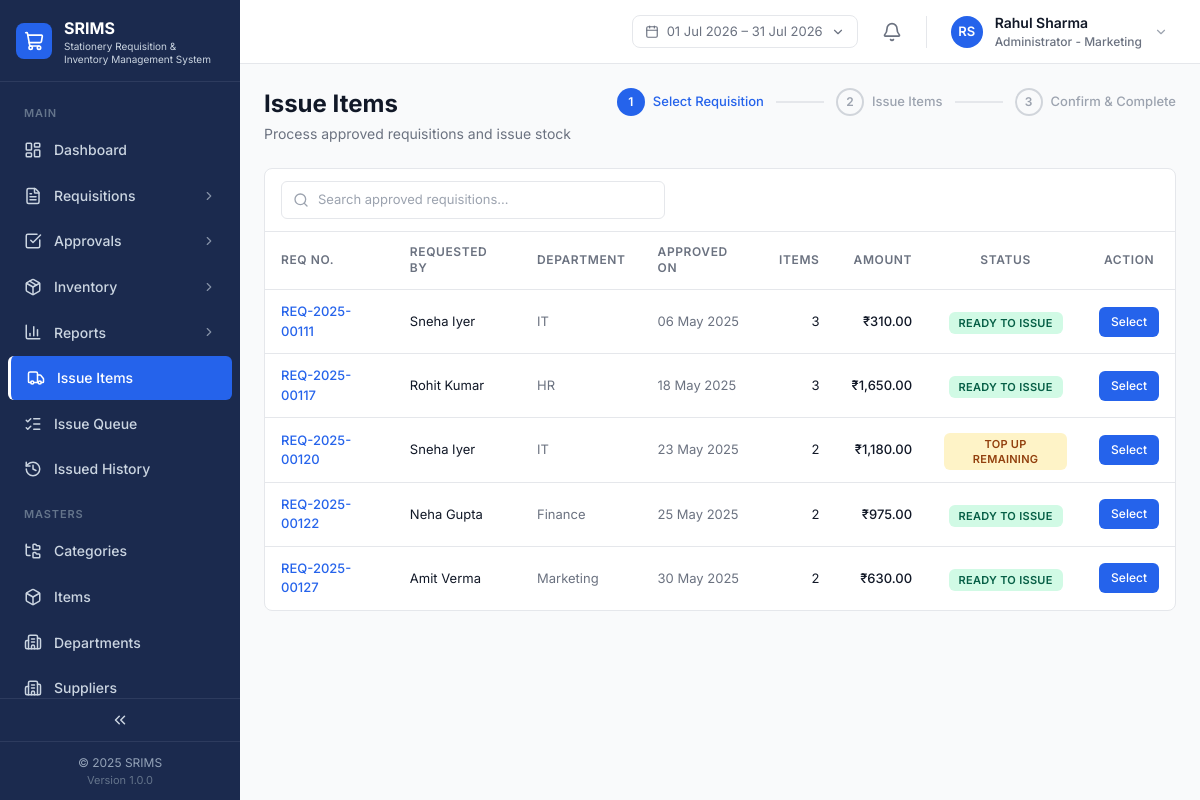
The app's page /masters/items.php (signed in) with its own data.
### tables this page shows
CREATE TABLE IF NOT EXISTS `departments` (
  `id` VARCHAR(40) NOT NULL PRIMARY KEY,
  `name` VARCHAR(191) NOT NULL UNIQUE
);

CREATE TABLE IF NOT EXISTS `requisitions` (
  `id` VARCHAR(40) NOT NULL PRIMARY KEY,
  `user_id` VARCHAR(40) NOT NULL,
  `department_id` VARCHAR(40) NOT NULL,
  `status` ENUM('DRAFT','PENDING','APPROVED','REJECTED','ISSUED','PARTIAL') NOT NULL DEFAULT 'DRAFT',
  `purpose` VARCHAR(191) DEFAULT NULL,
  `remarks` TEXT DEFAULT NULL,
  `required_date` DATE DEFAULT NULL,
  `total_amount` DECIMAL(12,2) NOT NULL DEFAULT 0,
  `priority` ENUM('LOW','NORMAL','URGENT') NOT NULL DEFAULT 'NORMAL',
  `created_at` DATETIME NOT NULL DEFAULT CURRENT_TIMESTAMP,
  `updated_at` DATETIME NOT NULL DEFAULT CURRENT_TIMESTAMP ON UPDATE CURRENT_TIMESTAMP,
  `approved_by_id` VARCHAR(40) DEFAULT NULL,
  `approved_at` DATETIME DEFAULT NULL,
  `rejected_reason` TEXT DEFAULT NULL,
  KEY `idx_req_status` (`status`),
  KEY `idx_req_user` (`user_id`),
  KEY `idx_req_department` (`department_id`),
  KEY `idx_req_created` (`created_at`),
  CONSTRAINT `fk_req_user` FOREIGN KEY (`user_id`) REFERENCES `users` (`id`),
  CONSTRAINT `fk_req_department` FOREIGN KEY (`department_id`) REFERENCES `departments` (`id`),
  CONSTRAINT `fk_req_approver` FOREIGN KEY (`approved_by_id`) REFERENCES `users` (`id`)
);

CREATE TABLE IF NOT EXISTS `users` (
  `id` VARCHAR(40) NOT NULL PRIMARY KEY,
  `name` VARCHAR(191) NOT NULL,
  `email` VARCHAR(191) NOT NULL UNIQUE,
  `password_hash` VARCHAR(255) NOT NULL,
  `role` ENUM('ADMIN','USER','APPROVER','INVENTORY_MGR') NOT NULL DEFAULT 'USER',
  `department_id` VARCHAR(40) NOT NULL,
  `approver_id` VARCHAR(40) DEFAULT NULL,
  `is_active` TINYINT(1) NOT NULL DEFAULT 1,
  `avatar_url` LONGTEXT DEFAULT NULL,
  KEY `idx_users_department` (`department_id`),
  CONSTRAINT `fk_users_department` FOREIGN KEY (`department_id`) REFERENCES `departments` (`id`),
  CONSTRAINT `fk_users_approver` FOREIGN KEY (`approver_id`) REFERENCES `users` (`id`)
);

### includes/auth.php (called while the page is built, shortened)
<?php
function currentUser(): ?array
{
    return $_SESSION['user'] ?? null;
}

### masters/items.php (the view, shortened to what this page needs)
<?php
require_once __DIR__ . '/../config.php';
$user = currentUser();
$step = (int) ($_GET['step'] ?? 1);
$searchQuery = trim($_GET['q'] ?? '');
$sql = "SELECT r.*, u.name AS user_name, d.name AS department_name, (SELECT COUNT(*) FROM requisition_items WHERE requisition_id=r.id) AS item_count
        FROM requisitions r JOIN users u ON u.id=r.user_id JOIN departments d ON d.id=r.department_id WHERE r.status IN ('APPROVED', 'PARTIAL')";
$params = [];
$sql .= ' ORDER BY r.approved_at ASC';
$stmt = $pdo->prepare($sql);
$stmt->execute($params);
$approvedReqs = $stmt->fetchAll();
include __DIR__ . '/../includes/header.php';
include __DIR__ . '/../includes/app-shell-start.php';
?>
<div class="mb-6 flex flex-col gap-4 sm:flex-row sm:items-start sm:justify-between">
    <div><h1 class="text-page-title text-text-primary">Issue Items</h1><p class="text-page-subtitle text-text-secondary mt-1">Process approved requisitions and issue stock</p></div>
    <div class="flex items-center gap-0">
        <?php foreach ([1 => 'Select Requisition', 2 => 'Issue Items', 3 => 'Confirm & Complete'] as $n => $label): ?>
        <div class="flex items-center gap-2">
            <div class="flex h-7 w-7 items-center justify-center rounded-full text-[12px] font-semibold <?= $n <= $step ? 'bg-brand-primary text-white' : 'border-2 border-gray-300 text-text-muted' ?>"><?php if ($n < $step): ?><i data-lucide="check" style="width:14px;height:14px"></i><?php else: echo $n; endif; ?></div>
            <span class="hidden text-[13px] font-medium sm:inline <?= $n === $step ? 'text-brand-primary' : ($n < $step ? 'text-text-primary' : 'text-text-muted') ?>"><?= $label ?></span>
        </div>
        <?php if ($n < 3): ?><div class="mx-3 h-[2px] w-8 sm:w-12 <?= $n < $step ? 'bg-brand-primary' : 'bg-gray-200' ?>"></div><?php endif; ?>
        <?php endforeach; ?>
    </div>
</div>
<?php if ($step === 1): ?>
<div class="rounded-card border border-border bg-surface-card">
    <form method="GET" class="flex items-center gap-2 border-b border-border px-4 py-3">
        <div class="relative flex-1 max-w-sm">
            <i data-lucide="search" class="absolute left-3 top-1/2 -translate-y-1/2 text-text-muted" style="width:16px;height:16px"></i>
            <input type="text" name="q" value="<?= e($searchQuery) ?>" placeholder="Search approved requisitions..." class="w-full rounded-button border border-border py-2 pl-9 pr-3 text-[13px] placeholder:text-text-muted focus:border-brand-primary focus:outline-none focus:ring-1 focus:ring-brand-primary">
        </div>
    </form>
    <div class="overflow-x-auto">
        <table class="w-full">
            <thead><tr class="border-b border-border">
                <th class="px-4 py-3 text-left text-table-header uppercase tracking-table-header text-text-secondary">REQ No.</th>
                <th class="px-4 py-3 text-left text-table-header uppercase tracking-table-header text-text-secondary">Requested By</th>
                <th class="px-4 py-3 text-left text-table-header uppercase tracking-table-header text-text-secondary">Department</th>
                <th class="px-4 py-3 text-left text-table-header uppercase tracking-table-header text-text-secondary">Approved On</th>
                <th class="px-4 py-3 text-right text-table-header uppercase tracking-table-header text-text-secondary">Items</th>
                <th class="px-4 py-3 text-right text-table-header uppercase tracking-table-header text-text-secondary">Amount</th>
                <th class="px-4 py-3 text-center text-table-header uppercase tracking-table-header text-text-secondary">Status</th>
                <th class="px-4 py-3 text-center text-table-header uppercase tracking-table-header text-text-secondary">Action</th>
            </tr></thead>
            <tbody>
                <?php if (empty($approvedReqs)): ?>
                <tr><td colspan="8" class="px-4 py-12 text-center text-[14px] text-text-muted">No approved requisitions waiting to be issued</td></tr>
                <?php else: foreach ($approvedReqs as $req): ?>
                <tr class="border-b border-border last:border-0 hover:bg-gray-50">
                    <td class="px-4 py-3 text-[13px] font-medium text-brand-primary"><?= e($req['id']) ?></td>
                    <td class="px-4 py-3 text-[13px] text-text-primary"><?= e($req['user_name']) ?></td>
                    <td class="px-4 py-3 text-[13px] text-text-secondary"><?= e($req['department_name']) ?></td>
                    <td class="px-4 py-3 text-[13px] text-text-secondary"><?= $req['approved_at'] ? formatDate($req['approved_at']) : '—' ?></td>
                    <td class="px-4 py-3 text-right text-[13px] text-text-primary"><?= (int) $req['item_count'] ?></td>
                    <td class="px-4 py-3 text-right text-[13px] font-medium text-text-primary"><?= formatCurrency((float) $req['total_amount']) ?></td>
                    <td class="px-4 py-3 text-center"><?= $req['status'] === 'PARTIAL' ? statusPill('partial', 'Top Up Remaining') : statusPill('approved', 'Ready to Issue') ?></td>
                    <td class="px-4 py-3 text-center">
                        <form method="POST"><input type="hidden" name="action" value="select_req"><input type="hidden" name="req_id" value="<?= e($req['id']) ?>">
                        <button type="submit" class="inline-flex items-center gap-1 rounded-button bg-brand-primary px-3 py-1.5 text-[12px] font-medium text-white hover:bg-brand-primary-hover">Select</button>
                        </form>
                    </td>
                </tr>
                <?php endforeach; endif; ?>
            </tbody>
        </table>
    </div>
</div>
<?php else: ?>
<script>window.location.href = 'items.php';</script>
<?php endif; ?>
<?php include __DIR__ . '/../includes/app-shell-end.php'; ?>

### includes/topbar.php (shortened to what this page needs)
<?php
$today = new DateTime('now');
$rangeFrom = (new DateTime($today->format('Y-m-01')))->format('Y-m-d');
$rangeTo   = (new DateTime($today->format('Y-m-t')))->format('Y-m-d');
$fmtDisplay = fn(string $iso) => (new DateTime($iso))->format('d M Y');
?>
<header class="app-topbar fixed top-0 left-0 right-0 z-30 flex h-topbar items-center justify-between border-b border-border bg-white px-6">
    <div class="flex items-center gap-4">
        <div class="relative hidden md:block">
            <button type="button" id="dateRangeBtn" class="flex items-center gap-2 rounded-lg border border-border px-3 py-1.5 text-[13px] text-text-secondary hover:bg-gray-50">
                <i data-lucide="calendar" style="width:14px;height:14px"></i>
                <span id="dateRangeLabel"><?= e($fmtDisplay($rangeFrom)) ?> – <?= e($fmtDisplay($rangeTo)) ?></span>
                <i data-lucide="chevron-down" style="width:14px;height:14px"></i>
            </button>
        </div>
        <div class="relative">
            <button type="button" id="notifBellBtn" class="relative rounded-md p-2 text-text-secondary hover:bg-gray-100">
                <i data-lucide="bell" style="width:20px;height:20px"></i>
            </button>
        </div>
        <div class="relative">
            <button type="button" id="userMenuBtn" class="flex items-center gap-3 rounded-lg px-2 py-1 hover:bg-gray-50">
                <?php if (!empty($user['avatarUrl'])): ?>
                    <img src="<?= e($user['avatarUrl']) ?>" alt="<?= e($user['name']) ?>" class="h-8 w-8 rounded-full object-cover">
                <?php else: ?>
                    <div class="flex h-8 w-8 items-center justify-center rounded-full bg-brand-primary text-[13px] font-semibold text-white"><?= e(userInitials($user['name'])) ?></div>
                <?php endif; ?>
                <div class="hidden text-left md:block">
                    <div class="text-[14px] font-semibold text-text-primary"><?= e($user['name']) ?></div>
                    <div class="text-[12px] font-medium text-text-secondary"><?= e(roleLabel($user['role'])) ?><?= $user['departmentName'] ? ' - ' . e($user['departmentName']) : '' ?></div>
                </div>
                <i data-lucide="chevron-down" class="hidden text-text-muted md:block" style="width:14px;height:14px"></i>
            </button>
        </div>
    </div>
</header>

### includes/functions.php (shortened to what this page needs)
<?php
function formatCurrency(float $amount): string
{
    $formatted = number_format($amount, 2);
    if (preg_match('/^(-?)(\d+)(\.\d{2})$/', $formatted === '' ? '0.00' : str_replace(',', '', $formatted), $m)) {
        $sign = $m[1];
        $intPart = $m[2];
        $decPart = $m[3];
        if (strlen($intPart) > 3) {
            $last3 = substr($intPart, -3);
            $rest  = substr($intPart, 0, -3);
            $rest  = preg_replace('/\B(?=(\d{2})+(?!\d))/', ',', $rest);
            $intPart = $rest . ',' . $last3;
        }
        $formatted = $sign . $intPart . $decPart;
    }
    return '₹' . $formatted;
}
function formatDate($date): string
{
    $ts = is_numeric($date) ? (int)$date : strtotime((string)$date);
    return date('d M Y', $ts);
}
function roleLabel(string $role): string
{
    $labels = [
        'ADMIN'         => 'Administrator',
        'USER'          => 'Employee',
        'APPROVER'      => 'Manager',
        'INVENTORY_MGR' => 'Inventory Manager',
    ];
    return $labels[$role] ?? $role;
}
function userInitials(string $name): string
{
    $parts = preg_split('/\s+/', trim($name));
    $initials = '';
    foreach ($parts as $p) {
        if ($p !== '') $initials .= mb_substr($p, 0, 1);
    }
    return mb_strtoupper(mb_substr($initials, 0, 2));
}
function statusPill(string $variant, ?string $label = null): string
{
    $styles = [
        'pending'    => 'bg-status-pending-bg text-status-pending-text',
        'approved'   => 'bg-status-approved-bg text-status-approved-text',
        'issued'     => 'bg-status-issued-bg text-status-issued-text',
        'rejected'   => 'bg-status-rejected-bg text-status-rejected-text',
        'new'        => 'bg-status-new-bg text-status-new-text',
        'low'        => 'bg-status-low-bg text-status-low-text',
        'critical'   => 'bg-status-critical-bg text-status-critical-text',
        'inStock'    => 'bg-status-in-stock-bg text-status-in-stock-text',
        'outOfStock' => 'bg-status-out-of-stock-bg text-status-out-of-stock-text',
        'partial'    => 'bg-status-partial-bg text-status-partial-text',
        'draft'      => 'bg-status-draft-bg text-status-draft-text',
        'inward'     => 'bg-status-approved-bg text-status-approved-text',
        'outward'    => 'bg-status-rejected-bg text-status-rejected-text',
    ];
    $labels = [
        'pending'    => 'Pending Approval',
        'approved'   => 'Approved',
        'issued'     => 'Issued',
        'rejected'   => 'Rejected',
        'new'        => 'New',
        'low'        => 'Low Stock',
        'critical'   => 'Critical',
        'inStock'    => 'In Stock',
        'outOfStock' => 'Out of Stock',
        'partial'    => 'Partial',
        'draft'      => 'Draft',
        'inward'     => 'Inward',
        'outward'    => 'Outward',
    ];
    $cls  = $styles[$variant] ?? 'bg-gray-100 text-gray-700';
    $text = $label ?? ($labels[$variant] ?? $variant);
    return '<span class="inline-flex items-center rounded-pill px-2.5 py-1 text-status-pill uppercase tracking-wide ' . $cls . '">'
        . htmlspecialchars($text, ENT_QUOTES) . '</span>';
}
function e(?string $s): string
{
    return htmlspecialchars((string) $s, ENT_QUOTES, 'UTF-8');
}

### assets/css/custom.css (style rules this page uses)
:root { --sidebar-bg: #1B2A4E; --sidebar-active: #2563EB; --sidebar-text: #CBD5E1; --sidebar-text-hi: #FFFFFF; --sidebar-section: #64748B; --sidebar-border: #2D3B5E; --bg-app: #F9FAFB; --bg-card: #FFFFFF; --border: #E5E7EB; --border-strong: #D1D5DB; --text-primary: #111827; --text-secondary: #6B7280; --text-muted: #9CA3AF; --primary: #2563EB; --primary-hover: #1D4ED8; }
body { color: var(--text-primary); background: var(--bg-app); }
.app-topbar { left: 240px; transition: left .3s; }
@media (min-width: 1024px) { .app-topbar { left: 240px; } }

### records on screen
departments: name "Marketing"
requisitions: id "REQ-2025-00111", user.name "Sneha Iyer", department.name "IT", approved_at "06 May 2025", item_count "3", total_amount "₹310.00", text "READY TO ISSUE"
requisitions: id "REQ-2025-00117", user.name "Rohit Kumar", department.name "HR", approved_at "18 May 2025", item_count "3", total_amount "₹1,650.00", text "READY TO ISSUE"
requisitions: id "REQ-2025-00120", user.name "Sneha Iyer", department.name "IT", approved_at "23 May 2025", item_count "2", total_amount "₹1,180.00", text "TOP UP REMAINING"
requisitions: id "REQ-2025-00122", user.name "Neha Gupta", department.name "Finance", approved_at "25 May 2025", item_count "2", total_amount "₹975.00", text "READY TO ISSUE"
requisitions: id "REQ-2025-00127", user.name "Amit Verma", department.name "Marketing", approved_at "30 May 2025", item_count "2", total_amount "₹630.00", text "READY TO ISSUE"

### other values on screen
$companyName ?: 'SRIMS' "SRIMS"
$section['title'] "MAIN"
$item['label'] "Dashboard"
$item['label'] "Requisitions"
$item['label'] "Approvals"
$item['label'] "Inventory"
$item['label'] "Reports"
$item['label'] "Issue Items"
$item['label'] "Issue Queue"
$item['label'] "Issued History"
$section['title'] "MASTERS"
$item['label'] "Categories"
$item['label'] "Items"
$item['label'] "Departments"
$item['label'] "Suppliers"
